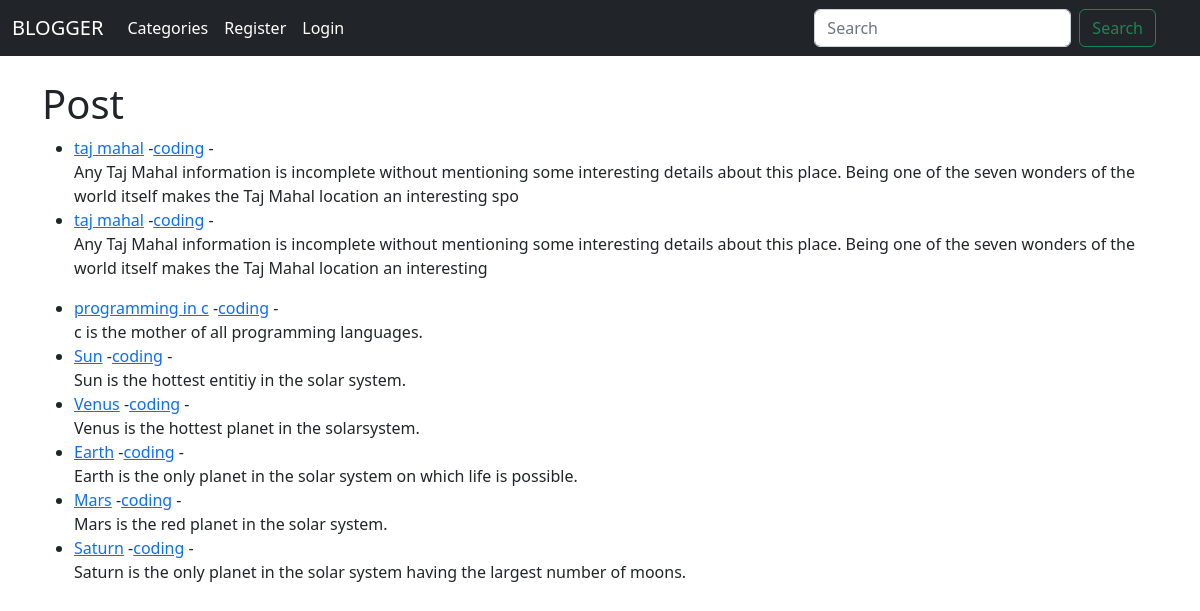
The page / on the database its author committed.
### Blog/models.py (models this page shows, shortened)
class Post(models.Model):
	title= models.CharField(max_length=256)
	title_tag= models.CharField(max_length=256)
	author=models.ForeignKey(User, on_delete=models.CASCADE)
	body=RichTextField(blank=True , null=True)
	post_date = models.DateField(auto_now_add=True)
	category = models.CharField(max_length=225, default='coding')

### Blog/views.py (the view, shortened to what this page needs)
# urls.py: path('', HomeView.as_view(), name='Home'),
class HomeView(ListView):
	model = Post
	template_name = 'Home.html'
	ordering = ['-post_date']

### Blog/templates/Home.html
{% extends 'Base.html' %}
{% block content %}
<h1>Post</h1>
<ul>
{% for post in object_list %}
	<li><a href="{% url 'Article_Detail' post.pk %}">{{ post.title}}</a>
        -<a href="{% url 'category' post.category|slugify %}">{{ post.category}}</a>
		- {{ post.author.first_name}}{{ post.author.last_name}} <br/>
	{{ post.body|slice:"200"|safe }}</li>
{% endfor %}
</ul>
{% endblock %}

### rows shown on the page
Post: title "taj mahal", category "coding", body "Any Taj Mahal information is incomplete without mentioning some interesting details about this place. Being one of the seven wonders of the world itself makes the Taj Mahal location an interesting spo"
Post: title "taj mahal", category "coding", body "Any Taj Mahal information is incomplete without mentioning some interesting details about this place. Being one of the seven wonders of the world itself makes the Taj Mahal location an interesting"
Post: title "programming in c", category "coding", body "c is the mother of all programming languages."
Post: title "Sun", category "coding", body "Sun is the hottest entitiy in the solar system."
Post: title "Venus", category "coding", body "Venus is the hottest planet in the solarsystem."
Post: title "Earth", category "coding", body "Earth is the only planet in the solar system on which life is possible."
Post: title "Mars", category "coding", body "Mars is the red planet in the solar system."
Post: title "Saturn", category "coding", body "Saturn is the only planet in the solar system having the largest number of moons."
